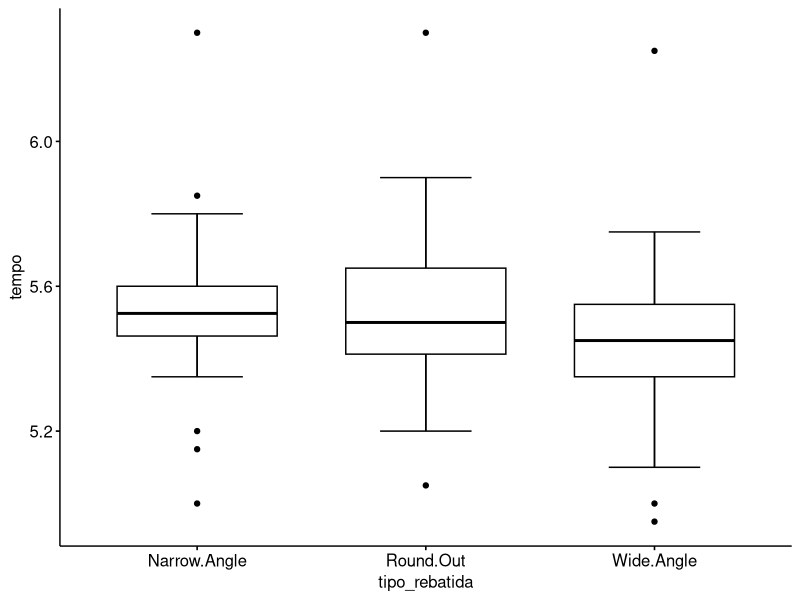

Generate this figure with R:
#Teste de Friedman

#1. Pacotes
library(tidyverse)
library(ggpubr)
library(rstatix)

#Carregar os dados
library(readr)
RoundingTimes <- read_csv("RoundingTimes.csv")
View(RoundingTimes)

dados <- RoundingTimes

#Criar uma variável chamada num_jogador
dados <- dados %>%
  mutate(num_jogador = 1:22)

#Converter para o formato longo
names(dados)

dados_longo <- dados %>%
  gather(key = "tipo_rebatida",
         value = "tempo",
         Round.Out, Narrow.Angle, Wide.Angle) %>%
  convert_as_factor(num_jogador, tipo_rebatida)

#3. Estatística Descritiva
estatistica_descritiva <- dados_longo %>%
  group_by(tipo_rebatida) %>%
  get_summary_stats(tempo, type = "full")

#4. Primeira visualização
boxplot_rebatida <- dados_longo %>%
  ggboxplot(x = "tipo_rebatida", y = "tempo",
            bxp.errorbar = TRUE)

boxplot_rebatida

#5. Computando o teste
dados_longo %>%
  group_by(tipo_rebatida) %>%
  shapiro_test(tempo)

dados_longo %>%
  friedman_test(tempo ~ tipo_rebatida | num_jogador)

#Teste foi significativo. Tem diferença no tempo
#dependendo do tipo de rebatida

dados_longo %>%
  friedman_effsize(tempo ~tipo_rebatida | num_jogador)

# Comparações múltiplas
comparacoes_multiplas <- dados_longo %>%
  wilcox_test(tempo ~ tipo_rebatida,
              paired = TRUE,
              p.adjust.method = "bonferroni")
